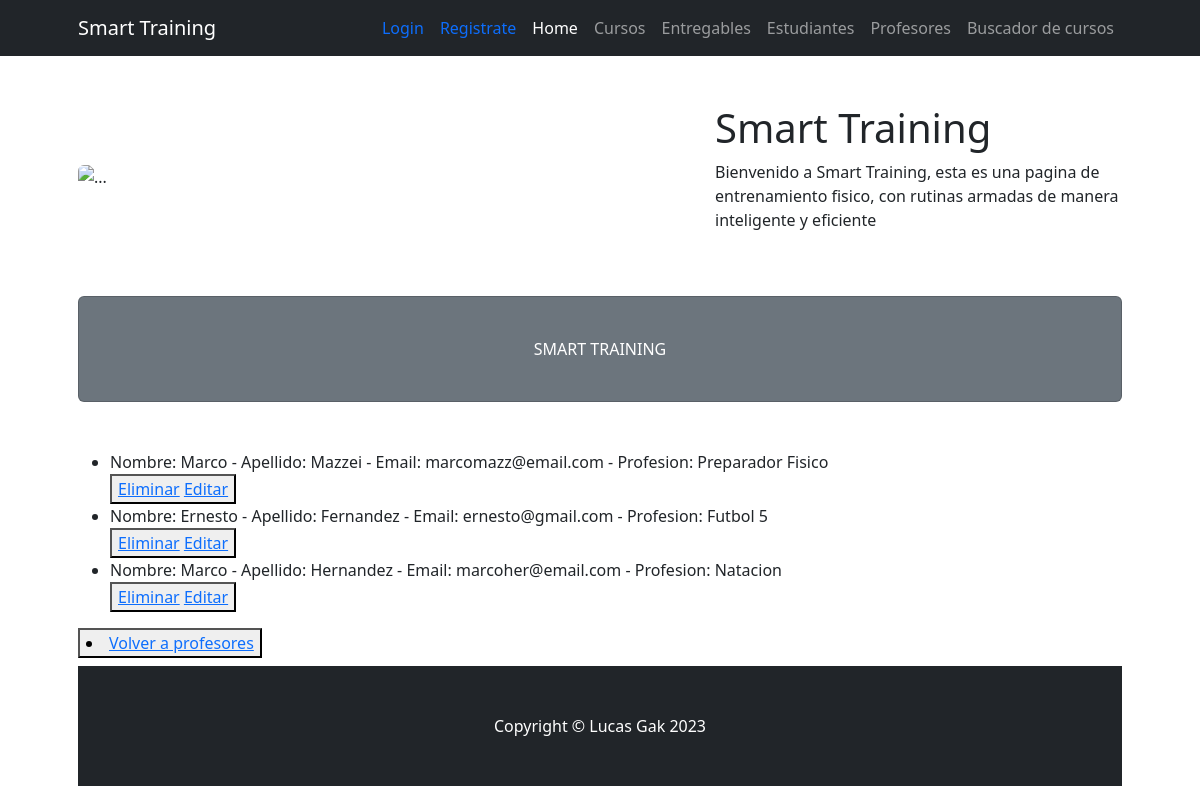
The app's page /ProjectoFinal23/leerProfesores, older data.
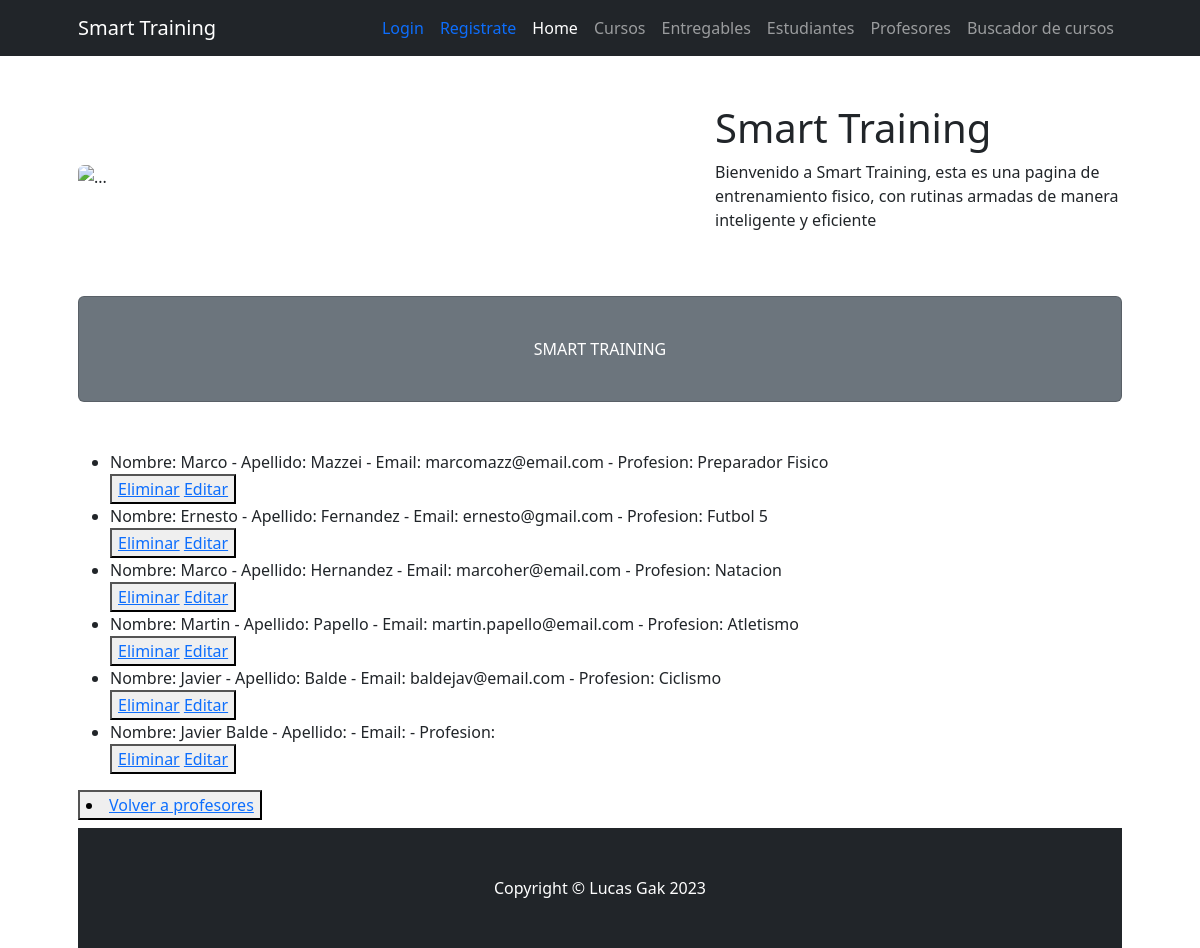
The same page, newer data.
### ProjectoFinal23/models.py (models this page shows)
class Profesor(models.Model):
    nombre=models.CharField(max_length=30)
    apellido=models.CharField(max_length=30)
    email=models.EmailField()
    profesion=models.CharField(max_length=30)
    def __str__(self):
        return f"Nombre: {self.nombre} - Apellido: {self.apellido} - Email: {self.email} - Profesion: {self.profesion}"

### ProjectoFinal23/views.py (the view)
# urls.py: path('leerProfesores', views.leerProfesores, name = "LeerProfesores"),
def leerProfesores(request):
    profesores = Profesor.objects.all() #trae todos los profesores
    contexto = {"profesores":profesores}
    return render(request, "ProjectoFinal23/leerProfesores.html",contexto)

### ProjectoFinal23/templates/ProjectoFinal23/leerProfesores.html
{% extends 'ProjectoFinal23/padre.html' %}
{% load static %}
{% block section1 %}
<ul>
    {% for p in profesores %}
    <li>{{p}}</li>
    <button>
        <a href="{% url 'EliminarProfesor' p.id %}"> Eliminar</a>
        <a href="{% url 'EditarProfesor' p.id %}">Editar</a>
    </button>
{% endfor %}
</ul>
<button>
    <li><a href="{% url 'profesores' %}"> Volver a profesores</a></li>
</button>
{% endblock %}

Row changes from the older to the newer data that the page shows:
added Profesor: nombre+apellido+email "Nombre: Martin - Apellido: Papello - Email: martin.papello@email.com - Profesion: Atletismo"
added Profesor: nombre+apellido+email "Nombre: Javier - Apellido: Balde - Email: baldejav@email.com - Profesion: Ciclismo"
added Profesor: nombre+apellido+email "Nombre: Javier Balde - Apellido: - Email: - Profesion:"
